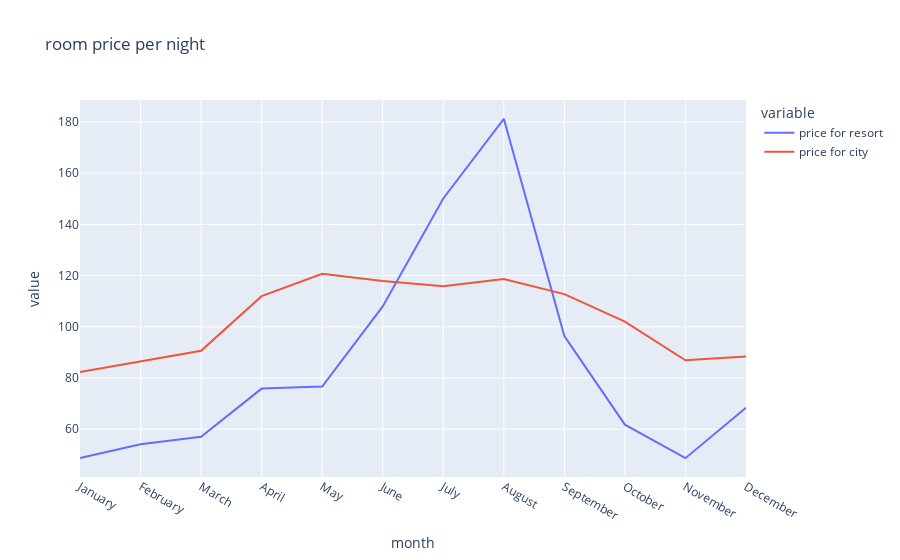

The notebook cell saved with this chart:
### Code cell
px.line(final,x="month",y=["price for resort","price for city"],title="room price per night" )

### Figure 1 — Plotly figure (JSON) as saved in the notebook; plotly's stock layout.template omitted (floating-point values rounded to 4 significant figures)
{"data": [{"hovertemplate": "variable=price for resort<br>month=%{x}<br>value=%{y}<extra></extra>", "legendgroup": "price for resort", "line": {"color": "#636efa", "dash": "solid"}, "marker": {"symbol": "circle"}, "mode": "lines", "name": "price for resort", "orientation": "v", "showlegend": true, "type": "scatter", "x": ["January", "February", "March", "April", "May", "June", "July", "August", "September", "October", "November", "December"], "xaxis": "x", "y": [48.76, 54.15, 57.06, 75.87, 76.66, 108.0, 150.1, 181.2, 96.42, 61.78, 48.71, 68.41], "yaxis": "y"}, {"hovertemplate": "variable=price for city<br>month=%{x}<br>value=%{y}<extra></extra>", "legendgroup": "price for city", "line": {"color": "#EF553B", "dash": "solid"}, "marker": {"symbol": "circle"}, "mode": "lines", "name": "price for city", "orientation": "v", "showlegend": true, "type": "scatter", "x": ["January", "February", "March", "April", "May", "June", "July", "August", "September", "October", "November", "December"], "xaxis": "x", "y": [82.33, 86.52, 90.66, 112.0, 120.7, 117.9, 115.8, 118.7, 112.8, 102.0, 86.95, 88.4], "yaxis": "y"}], "layout": {"legend": {"title": {"text": "variable"}, "tracegroupgap": 0}, "title": {"text": "room price per night"}, "xaxis": {"anchor": "y", "domain": [0, 1], "title": {"text": "month"}}, "yaxis": {"anchor": "x", "domain": [0, 1], "title": {"text": "value"}}}}
